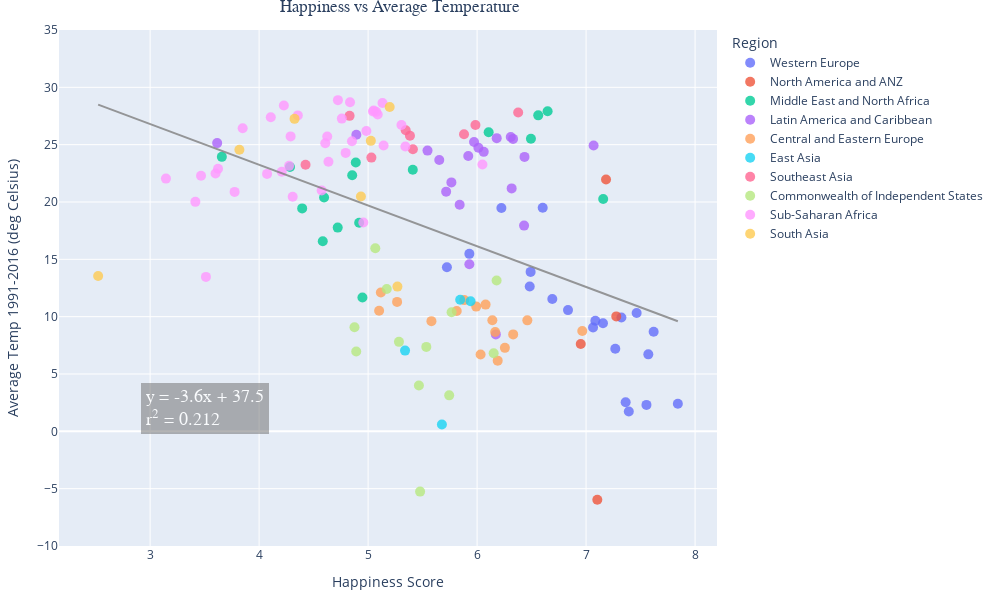

The notebook cell saved with this chart:
### Code cell
# WEATHER AND HAPPINESS

weather_and_happiness = pd.merge(country_df, weather_data, how="left", left_on="Alpha-3 code", right_on="ISO3")

# Scatter plot with linear regression
fig = px.scatter(weather_and_happiness, x="Happiness Score", y="Average Temp",  
                 hover_name="Country", color="Region", range_y=(-10,35),
                 width=1000, height=600)
                 



# Format titles and axes
fig.update_layout(margin=dict(l=20, r=20, t=30, b=20), title_font_family="Arial", 
                  title={'text': "Happiness vs Average Temperature", 'y':1, 'x':0.4, 'xanchor': 'center', 'yanchor': 'top'})
fig.update_xaxes(title="Happiness Score", showgrid=True)
fig.update_yaxes(title="Average Temp 1991-2016 (deg Celsius)", showgrid=True)
fig.update_traces(marker=dict(size=10, opacity=0.8), selector=dict(mode='markers')) # formatting of dots

# LINEAR REGRESSION
# Set the x and y params for linear regression calculation
y = weather_and_happiness["Average Temp"]
x = sm.add_constant(weather_and_happiness["Happiness Score"])

# Create the linear regression model and get values for regression line
model = sm.OLS(y, x, missing='drop')
results = model.fit()
reg_line = [(x*results.params[1])+results.params[0] for x in weather_and_happiness["Happiness Score"]]

# Create text for regression paramaters
alpha = round(results.params[0],1)
beta = round(results.params[1],1)
r_squared = round(results.rsquared, 3)
line1 = 'y = ' + str(beta) + 'x' + ' + ' + str(alpha)
line2 = 'r<sup>2</sup> = ' + str(r_squared)
summary = line1 + '<br>' + line2 

# add linear regression line for whole sample
fig.add_traces(go.Scatter(x=weather_and_happiness["Happiness Score"], y=reg_line,
                          mode = 'lines',
                          marker_color='gray',
                          name='Regression line',
                          opacity=0.8,
                          showlegend=False)
               )
# Add to the equation and r squared 
fig.add_annotation(x=3.5, y=2, xref="x", yref="y", text=summary,
                   font=dict(family="Courier New, monospace", size=18, color="#ffffff"),
                   showarrow=False, align="left",
                   borderwidth=2, borderpad=4, bgcolor="rgba(100,100,100, 0.6)",
                   opacity=0.8)

fig

### Figure 1 — Plotly figure (JSON) as saved in the notebook; plotly's stock layout.template omitted (floating-point values rounded to 4 significant figures; data arrays with more than 128 entries replaced by an {"elided": "..."} marker saying what was removed)
{"data": [{"hovertemplate": "<b>%{hovertext}</b><br><br>Region=Western Europe<br>Happiness Score=%{x}<br>Average Temp=%{y}<extra></extra>", "hovertext": ["Finland", "Denmark", "Switzerland", "Iceland", "Netherlands", "Norway", "Sweden", "Luxembourg", "Austria", "Germany", "Ireland", "United Kingdom", "Belgium", "France", "Malta", "Spain", "Italy", "Cyprus", "Portugal", "Greece", "North Cyprus"], "legendgroup": "Western Europe", "marker": {"color": "#636efa", "opacity": 0.8, "size": 10, "symbol": "circle"}, "mode": "markers", "name": "Western Europe", "orientation": "v", "showlegend": true, "type": "scatter", "x": [7.842, 7.62, 7.571, 7.554, 7.464, 7.392, 7.363, 7.324, 7.268, 7.155, 7.085, 7.064, 6.834, 6.69, 6.602, 6.491, 6.483, 6.223, 5.929, 5.723, 5.536], "xaxis": "x", "y": [2.402, 8.678, 6.714, 2.307, 10.32, 1.727, 2.538, 9.932, 7.202, 9.429, 9.641, 9.062, 10.57, 11.54, 19.5, 13.9, 12.63, 19.47, 15.48, 14.3, null], "yaxis": "y"}, {"hovertemplate": "<b>%{hovertext}</b><br><br>Region=North America and ANZ<br>Happiness Score=%{x}<br>Average Temp=%{y}<extra></extra>", "hovertext": ["New Zealand", "Australia", "Canada", "United States"], "legendgroup": "North America and ANZ", "marker": {"color": "#EF553B", "opacity": 0.8, "size": 10, "symbol": "circle"}, "mode": "markers", "name": "North America and ANZ", "orientation": "v", "showlegend": true, "type": "scatter", "x": [7.277, 7.183, 7.103, 6.951], "xaxis": "x", "y": [10.02, 21.97, -5.964, 7.617], "yaxis": "y"}, {"hovertemplate": "<b>%{hovertext}</b><br><br>Region=Middle East and North Africa<br>Happiness Score=%{x}<br>Average Temp=%{y}<extra></extra>", "hovertext": ["Israel", "Bahrain", "United Arab Emirates", "Saudi Arabia", "Kuwait", "Libya", "Turkey", "Morocco", "Algeria", "Iraq", "Iran", "Tunisia", "Lebanon", "Palestinian Territories", "Jordan", "Egypt", "Yemen"], "legendgroup": "Middle East and North Africa", "marker": {"color": "#00cc96", "opacity": 0.8, "size": 10, "symbol": "circle"}, "mode": "markers", "name": "Middle East and North Africa", "orientation": "v", "showlegend": true, "type": "scatter", "x": [7.157, 6.647, 6.561, 6.494, 6.106, 5.41, 4.948, 4.918, 4.887, 4.854, 4.721, 4.596, 4.584, 4.517, 4.395, 4.283, 3.658], "xaxis": "x", "y": [20.26, 27.91, 27.56, 25.51, 26.09, 22.81, 11.67, 18.19, 23.44, 22.33, 17.77, 20.39, 16.57, null, 19.44, 23.06, 23.94], "yaxis": "y"}, {"hovertemplate": "<b>%{hovertext}</b><br><br>Region=Latin America and Caribbean<br>Happiness Score=%{x}<br>Average Temp=%{y}<extra></extra>", "hovertext": ["Costa Rica", "Guatemala", "Uruguay", "Brazil", "Mexico", "Jamaica", "Panama", "Chile", "El Salvador", "Colombia", "Nicaragua", "Argentina", "Honduras", "Peru", "Ecuador", "Bolivia", "Paraguay", "Dominican Republic", "Venezuela", "Haiti"], "legendgroup": "Latin America and Caribbean", "marker": {"color": "#ab63fa", "opacity": 0.8, "size": 10, "symbol": "circle"}, "mode": "markers", "name": "Latin America and Caribbean", "orientation": "v", "showlegend": true, "type": "scatter", "x": [7.069, 6.435, 6.431, 6.33, 6.317, 6.309, 6.18, 6.172, 6.061, 6.012, 5.972, 5.929, 5.919, 5.84, 5.764, 5.716, 5.653, 5.545, 4.892, 3.615], "xaxis": "x", "y": [24.92, 23.93, 17.94, 25.5, 21.19, 25.66, 25.57, 8.454, 24.37, 24.73, 25.23, 14.57, 24.01, 19.76, 21.71, 20.9, 23.66, 24.48, 25.87, 25.14], "yaxis": "y"}, {"hovertemplate": "<b>%{hovertext}</b><br><br>Region=Central and Eastern Europe<br>Happiness Score=%{x}<br>Average Temp=%{y}<extra></extra>", "hovertext": ["Czech Republic", "Slovenia", "Kosovo", "Slovakia", "Lithuania", "Estonia", "Poland", "Romania", "Serbia", "Latvia", "Hungary", "Croatia", "Bosnia and Herzegovina", "Montenegro", "Bulgaria", "Albania", "North Macedonia"], "legendgroup": "Central and Eastern Europe", "marker": {"color": "#FFA15A", "opacity": 0.8, "size": 10, "symbol": "circle"}, "mode": "markers", "name": "Central and Eastern Europe", "orientation": "v", "showlegend": true, "type": "scatter", "x": [6.965, 6.461, 6.372, 6.331, 6.255, 6.189, 6.166, 6.14, 6.078, 6.032, 5.992, 5.882, 5.813, 5.581, 5.266, 5.117, 5.101], "xaxis": "x", "y": [8.756, 9.677, null, 8.453, 7.28, 6.166, 8.668, 9.691, 11.05, 6.697, 10.88, 11.45, 10.49, 9.609, 11.29, 12.11, 10.52], "yaxis": "y"}, {"hovertemplate": "<b>%{hovertext}</b><br><br>Region=East Asia<br>Happiness Score=%{x}<br>Average Temp=%{y}<extra></extra>", "hovertext": ["Taiwan Province of China", "Japan", "South Korea", "Mongolia", "Hong Kong S.A.R. of China", "China"], "legendgroup": "East Asia", "marker": {"color": "#19d3f3", "opacity": 0.8, "size": 10, "symbol": "circle"}, "mode": "markers", "name": "East Asia", "orientation": "v", "showlegend": true, "type": "scatter", "x": [6.584, 5.94, 5.845, 5.677, 5.477, 5.339], "xaxis": "x", "y": [null, 11.34, 11.48, 0.5982, null, 7.039], "yaxis": "y"}, {"hovertemplate": "<b>%{hovertext}</b><br><br>Region=Southeast Asia<br>Happiness Score=%{x}<br>Average Temp=%{y}<extra></extra>", "hovertext": ["Singapore", "Thailand", "Philippines", "Vietnam", "Malaysia", "Indonesia", "Laos", "Cambodia", "Myanmar"], "legendgroup": "Southeast Asia", "marker": {"color": "#FF6692", "opacity": 0.8, "size": 10, "symbol": "circle"}, "mode": "markers", "name": "Southeast Asia", "orientation": "v", "showlegend": true, "type": "scatter", "x": [6.377, 5.985, 5.88, 5.411, 5.384, 5.345, 5.03, 4.83, 4.426], "xaxis": "x", "y": [27.81, 26.71, 25.91, 24.6, 25.78, 26.26, 23.87, 27.51, 23.25], "yaxis": "y"}, {"hovertemplate": "<b>%{hovertext}</b><br><br>Region=Commonwealth of Independent States<br>Happiness Score=%{x}<br>Average Temp=%{y}<extra></extra>", "hovertext": ["Uzbekistan", "Kazakhstan", "Moldova", "Kyrgyzstan", "Belarus", "Russia", "Tajikistan", "Armenia", "Azerbaijan", "Turkmenistan", "Georgia", "Ukraine"], "legendgroup": "Commonwealth of Independent States", "marker": {"color": "#B6E880", "opacity": 0.8, "size": 10, "symbol": "circle"}, "mode": "markers", "name": "Commonwealth of Independent States", "orientation": "v", "showlegend": true, "type": "scatter", "x": [6.179, 6.152, 5.766, 5.744, 5.534, 5.477, 5.466, 5.283, 5.171, 5.066, 4.891, 4.875], "xaxis": "x", "y": [13.16, 6.81, 10.39, 3.137, 7.362, -5.256, 4.001, 7.803, 12.42, 15.97, 6.958, 9.073], "yaxis": "y"}, {"hovertemplate": "<b>%{hovertext}</b><br><br>Region=Sub-Saharan Africa<br>Happiness Score=%{x}<br>Average Temp=%{y}<extra></extra>", "hovertext": ["Mauritius", "Congo (Brazzaville)", "Ivory Coast", "Cameroon", "Senegal", "Ghana", "Niger", "Gambia", "Benin", "Guinea", "South Africa", "Gabon", "Burkina Faso", "Mozambique", "Nigeria", "Mali", "Uganda", "Liberia", "Kenya", "Namibia", "Chad", "Swaziland", "Comoros", "Ethiopia", "Mauritania", "Madagascar", "Togo", "Zambia", "Sierra Leone", "Burundi", "Tanzania", "Malawi", "Lesotho", "Botswana", "Rwanda", "Zimbabwe"], "legendgroup": "Sub-Saharan Africa", "marker": {"color": "#FF97FF", "opacity": 0.8, "size": 10, "symbol": "circle"}, "mode": "markers", "name": "Sub-Saharan Africa", "orientation": "v", "showlegend": true, "type": "scatter", "x": [6.049, 5.342, 5.306, 5.142, 5.132, 5.088, 5.074, 5.051, 5.045, 4.984, 4.956, 4.852, 4.834, 4.794, 4.759, 4.723, 4.636, 4.625, 4.607, 4.574, 4.355, 4.308, 4.289, 4.275, 4.227, 4.208, 4.107, 4.073, 3.849, 3.775, 3.623, 3.6, 3.512, 3.467, 3.415, 3.145], "xaxis": "x", "y": [23.27, 24.84, 26.71, 24.93, 28.63, 27.63, 27.86, 27.98, 27.89, 26.2, 18.22, 25.3, 28.7, 24.28, 27.27, 28.88, 23.51, 25.71, 25.12, 21.0, 27.55, 20.46, 25.72, 23.15, 28.42, 22.65, 27.39, 22.45, 26.43, 20.88, 22.91, 22.49, 13.47, 22.3, 20.01, 22.04], "yaxis": "y"}, {"hovertemplate": "<b>%{hovertext}</b><br><br>Region=South Asia<br>Happiness Score=%{x}<br>Average Temp=%{y}<extra></extra>", "hovertext": ["Nepal", "Maldives", "Bangladesh", "Pakistan", "Sri Lanka", "India", "Afghanistan"], "legendgroup": "South Asia", "marker": {"color": "#FECB52", "opacity": 0.8, "size": 10, "symbol": "circle"}, "mode": "markers", "name": "South Asia", "orientation": "v", "showlegend": true, "type": "scatter", "x": [5.269, 5.198, 5.025, 4.934, 4.325, 3.819, 2.523], "xaxis": "x", "y": [12.62, 28.29, 25.33, 20.48, 27.25, 24.56, 13.55], "yaxis": "y"}, {"marker": {"color": "gray"}, "mode": "lines", "name": "Regression line", "opacity": 0.8, "showlegend": false, "type": "scatter", "x": {"elided": "149 float values"}, "y": {"elided": "149 float values"}}], "layout": {"annotations": [{"align": "left", "bgcolor": "rgba(100,100,100, 0.6)", "borderpad": 4, "borderwidth": 2, "font": {"color": "#ffffff", "family": "Courier New, monospace", "size": 18}, "opacity": 0.8, "showarrow": false, "text": "y = -3.6x + 37.5<br>r<sup>2</sup> = 0.212", "x": 3.5, "xref": "x", "y": 2, "yref": "y"}], "height": 600, "legend": {"title": {"text": "Region"}, "tracegroupgap": 0}, "margin": {"b": 20, "l": 20, "r": 20, "t": 30}, "title": {"font": {"family": "Arial"}, "text": "Happiness vs Average Temperature", "x": 0.4, "xanchor": "center", "y": 1, "yanchor": "top"}, "width": 1000, "xaxis": {"anchor": "y", "domain": [0, 1], "showgrid": true, "title": {"text": "Happiness Score"}}, "yaxis": {"anchor": "x", "domain": [0, 1], "range": [-10, 35], "showgrid": true, "title": {"text": "Average Temp 1991-2016 (deg Celsius)"}}}}
